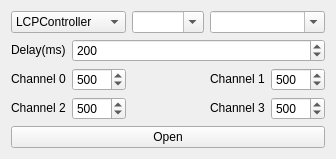
                 <widget class="QWidget" name="page_5">
                  <attribute name="label">
                   <string>Light</string>
                  </attribute>
                  <layout class="QGridLayout" name="gridLayout_9">
                   <item row="0" column="0" colspan="2">
                    <widget class="QComboBox" name="combo_box_light_controller">
                     <property name="sizePolicy">
                      <sizepolicy hsizetype="Expanding" vsizetype="Fixed">
                       <horstretch>0</horstretch>
                       <verstretch>0</verstretch>
                      </sizepolicy>
                     </property>
                     <item>
                      <property name="text">
                       <string>LCPController</string>
                      </property>
                     </item>
                     <item>
                      <property name="text">
                       <string>DCPController</string>
                      </property>
                     </item>
                    </widget>
                   </item>
                   <item row="0" column="2">
                    <widget class="QComboBox" name="combo_box_com_controller">
                     <property name="sizePolicy">
                      <sizepolicy hsizetype="Minimum" vsizetype="Fixed">
                       <horstretch>0</horstretch>
                       <verstretch>0</verstretch>
                      </sizepolicy>
                     </property>
                     <property name="editable">
                      <bool>true</bool>
                     </property>
                    </widget>
                   </item>
                   <item row="0" column="3" colspan="2">
                    <widget class="QComboBox" name="combo_box_baudrate_controller">
                     <property name="sizePolicy">
                      <sizepolicy hsizetype="Preferred" vsizetype="Fixed">
                       <horstretch>0</horstretch>
                       <verstretch>0</verstretch>
                      </sizepolicy>
                     </property>
                     <property name="editable">
                      <bool>true</bool>
                     </property>
                    </widget>
                   </item>
                   <item row="1" column="0">
                    <widget class="QLabel" name="label_17">
                     <property name="sizePolicy">
                      <sizepolicy hsizetype="Fixed" vsizetype="Fixed">
                       <horstretch>0</horstretch>
                       <verstretch>0</verstretch>
                      </sizepolicy>
                     </property>
                     <property name="text">
                      <string>Delay(ms)</string>
                     </property>
                    </widget>
                   </item>
                   <item row="1" column="1" colspan="4">
                    <widget class="QSpinBox" name="spin_box_delay_controller">
                     <property name="minimum">
                      <number>50</number>
                     </property>
                     <property name="maximum">
                      <number>1000</number>
                     </property>
                     <property name="value">
                      <number>200</number>
                     </property>
                    </widget>
                   </item>
                   <item row="2" column="0">
                    <widget class="QLabel" name="label_18">
                     <property name="sizePolicy">
                      <sizepolicy hsizetype="Fixed" vsizetype="Fixed">
                       <horstretch>0</horstretch>
                       <verstretch>0</verstretch>
                      </sizepolicy>
                     </property>
                     <property name="text">
                      <string>Channel 0</string>
                     </property>
                    </widget>
                   </item>
                   <item row="2" column="1">
                    <widget class="QSpinBox" name="spin_box_channel_value_0">
                     <property name="maximum">
                      <number>1000</number>
                     </property>
                     <property name="value">
                      <number>500</number>
                     </property>
                    </widget>
                   </item>
                   <item row="2" column="3">
                    <widget class="QLabel" name="label_19">
                     <property name="sizePolicy">
                      <sizepolicy hsizetype="Fixed" vsizetype="Fixed">
                       <horstretch>0</horstretch>
                       <verstretch>0</verstretch>
                      </sizepolicy>
                     </property>
                     <property name="text">
                      <string>Channel 1</string>
                     </property>
                    </widget>
                   </item>
                   <item row="2" column="4">
                    <widget class="QSpinBox" name="spin_box_channel_value_1">
                     <property name="maximum">
                      <number>1000</number>
                     </property>
                     <property name="value">
                      <number>500</number>
                     </property>
                    </widget>
                   </item>
                   <item row="3" column="0">
                    <widget class="QLabel" name="label_20">
                     <property name="sizePolicy">
                      <sizepolicy hsizetype="Fixed" vsizetype="Fixed">
                       <horstretch>0</horstretch>
                       <verstretch>0</verstretch>
                      </sizepolicy>
                     </property>
                     <property name="text">
                      <string>Channel 2</string>
                     </property>
                    </widget>
                   </item>
                   <item row="3" column="1">
                    <widget class="QSpinBox" name="spin_box_channel_value_2">
                     <property name="maximum">
                      <number>1000</number>
                     </property>
                     <property name="value">
                      <number>500</number>
                     </property>
                    </widget>
                   </item>
                   <item row="3" column="3">
                    <widget class="QLabel" name="label_21">
                     <property name="sizePolicy">
                      <sizepolicy hsizetype="Fixed" vsizetype="Fixed">
                       <horstretch>0</horstretch>
                       <verstretch>0</verstretch>
                      </sizepolicy>
                     </property>
                     <property name="text">
                      <string>Channel 3</string>
                     </property>
                    </widget>
                   </item>
                   <item row="3" column="4">
                    <widget class="QSpinBox" name="spin_box_channel_value_3">
                     <property name="maximum">
                      <number>1000</number>
                     </property>
                     <property name="value">
                      <number>500</number>
                     </property>
                    </widget>
                   </item>
                   <item row="4" column="0" colspan="5">
                    <widget class="QPushButton" name="but_open_light">
                     <property name="text">
                      <string>Open</string>
                     </property>
                    </widget>
                   </item>
                  </layout>
                 </widget>
